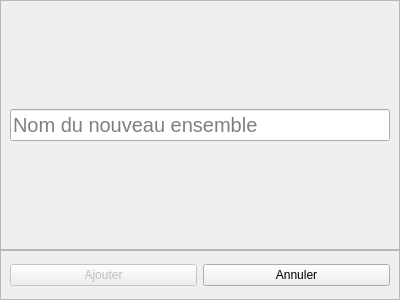
<?xml version="1.0" encoding="UTF-8"?>
<ui version="4.0">
 <class>AddEnsembleDialog</class>
 <widget class="QDialog" name="AddEnsembleDialog">
  <property name="geometry">
   <rect>
    <x>0</x>
    <y>0</y>
    <width>400</width>
    <height>300</height>
   </rect>
  </property>
  <property name="windowTitle">
   <string>Dialog</string>
  </property>
  <layout class="QVBoxLayout" name="verticalLayout">
   <property name="spacing">
    <number>0</number>
   </property>
   <property name="leftMargin">
    <number>0</number>
   </property>
   <property name="topMargin">
    <number>0</number>
   </property>
   <property name="rightMargin">
    <number>0</number>
   </property>
   <property name="bottomMargin">
    <number>0</number>
   </property>
   <item>
    <widget class="QFrame" name="frame">
     <property name="frameShape">
      <enum>QFrame::StyledPanel</enum>
     </property>
     <property name="frameShadow">
      <enum>QFrame::Raised</enum>
     </property>
     <layout class="QVBoxLayout" name="verticalLayout_2">
      <item>
       <widget class="QLineEdit" name="nameEdit">
        <property name="font">
         <font>
          <family>Segoe UI</family>
          <pointsize>15</pointsize>
         </font>
        </property>
        <property name="placeholderText">
         <string>Nom du nouveau ensemble</string>
        </property>
       </widget>
      </item>
     </layout>
    </widget>
   </item>
   <item>
    <widget class="QFrame" name="frame_2">
     <property name="maximumSize">
      <size>
       <width>16777215</width>
       <height>50</height>
      </size>
     </property>
     <property name="frameShape">
      <enum>QFrame::StyledPanel</enum>
     </property>
     <property name="frameShadow">
      <enum>QFrame::Raised</enum>
     </property>
     <layout class="QHBoxLayout" name="horizontalLayout">
      <item>
       <widget class="QPushButton" name="saveBtn">
        <property name="enabled">
         <bool>false</bool>
        </property>
        <property name="text">
         <string>Ajouter</string>
        </property>
       </widget>
      </item>
      <item>
       <widget class="QPushButton" name="cancelBtn">
        <property name="text">
         <string>Annuler</string>
        </property>
       </widget>
      </item>
     </layout>
    </widget>
   </item>
  </layout>
 </widget>
 <resources/>
 <connections/>
</ui>
